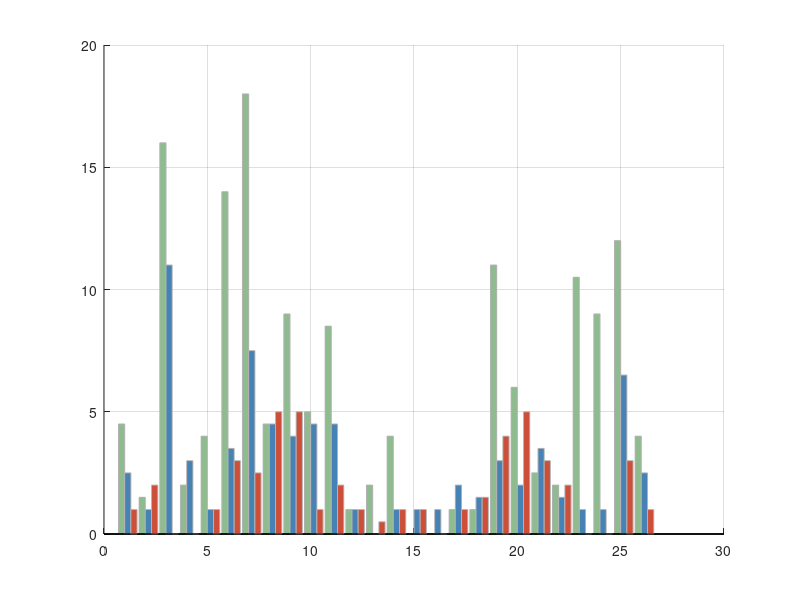

The MATLAB source for this figure: (Note: this script raises an error after producing the figure.)
% %% 方位角
% % 数据
% data = [
%     1   2.5   4.5;
%     2   1     1.5;
%     0   11    16;
%     0   3     2;
%     1   1     4;
%     3   3.5   14;
%     2.5 7.5   18;
%     5   4.5   4.5;
%     5   4     9;
%     1   4.5   5;
%     2   4.5   8.5;
%     1   1     1;
%     0.5 0     2;
%     1   1     4;
%     1   1     0;
%     0   1     0;
%     1   2     1;
%     1.5 1.5   1;
%     4   3    11;
%     5   2     6;
%     3   3.5   2.5;
%     2   1.5   2;
%     0   1    10.5;
%     0   1     9;
%     3   6.5   12;
%     1   2.5   4
% ];
% 
% % 提取三列误差数据
% method_our = data(:,1);     % 本文方法
% method_tdoa_improved = data(:,2); % 改进 TDOA
% method_tdoa_original = data(:,3); % 原始 TDOA
% 
% % 横坐标：数据点编号
% x = 1:26;  % 只显示前26个数据点
% 
% % 绘制方位角折线图
% figure;
% hold on;
% plot(x, method_our(x), '-o', 'LineWidth', 2, 'MarkerSize', 6, 'Color', [205/255, 79/255, 57/255]); % 本文方法（红色）
% plot(x, method_tdoa_improved(x), '-s', 'LineWidth', 2, 'MarkerSize', 6, 'Color', [79/255, 148/255, 205/255]); % 改进TDOA（蓝色）
% plot(x, method_tdoa_original(x), '-d', 'LineWidth', 2, 'MarkerSize', 6, 'Color', [124/255, 205/255, 124/255]); % 原始TDOA（浅绿色）
% hold off;
% 
% % 添加网格
% grid on;
% 
% % 轴标签
% xlabel('Data（1-26）');
% ylabel('Degree（°）');
% 
% % 标题
% title('Azimuth');
% 
% % 图例
% legend('Now', 'Improved TDOA', 'TDOA');
% 
% % 调整图像大小
% set(gcf, 'Position', [100, 100, 800, 500]); % 设置图像大小
% 
% % 保存为高质量图片
% saveas(gcf, 'angle_error_comparison.png');  % 保存为 PNG
% print(gcf, 'angle_error_comparison.pdf', '-dpdf', '-r300'); % 使用 print 保存为 PDF，分辨率300DPI
% 
% 
% %% 俯仰角
% % 数据
% data = [
%    8	8.5	6;
%    4.5	4	7;
%    2.5	2	8;
%    0	17	20.5;
%    2	3	6.5;
%    3	5.5	6;
%    1	1.5	0.5;
%    1	7	9.34;
%    1	5	6;
%    3.5	3.5	5.5;
%    2	5	8.5;
%    2.5	5	2;
%    1	3	8.5;
%    5	1	9.5;
%    3.5	2.5	2;
%    4	4.5	1;
%    3	5	12;
%    0.5	0.5	2.5;
%    3	4.5	3;
%    2	3	2;
%    0.5	4	8.5;
%    3	2.5	12.5;
%    1.5	5	1;
%    1	2.5	3.5;
%    2	5	7;
%    1	4.5	2.5
% ];
% 
% % 提取三列误差数据
% method_our = data(:,1);     % 本文方法
% method_tdoa_improved = data(:,2); % 改进 TDOA
% method_tdoa_original = data(:,3); % 原始 TDOA
% 
% % 横坐标：数据点编号
% x = 1:26;  % 只显示前26个数据点
% 
% % 绘制俯仰角折线图
% figure;
% hold on;
% plot(x, method_our(x), '-o', 'LineWidth', 2, 'MarkerSize', 6, 'Color', [205/255, 79/255, 57/255]); % 本文方法（红色）
% plot(x, method_tdoa_improved(x), '-s', 'LineWidth', 2, 'MarkerSize', 6, 'Color', [79/255, 148/255, 205/255]); % 改进TDOA（蓝色）
% plot(x, method_tdoa_original(x), '-d', 'LineWidth', 2, 'MarkerSize', 6, 'Color', [124/255, 205/255, 124/255]); % 原始TDOA（浅绿色）
% hold off;
% 
% % 添加网格
% grid on;
% 
% % 轴标签
% xlabel('Data（1-26）');
% ylabel('Degree（°）');
% 
% % 标题
% title('Elevation');
% 
% % 图例
% legend('Now', 'Improved TDOA', 'TDOA');
% 
% % 调整图像大小
% set(gcf, 'Position', [100, 100, 800, 500]); % 设置图像大小
% 
% % 保存为高质量图片
% saveas(gcf, 'angle_error_comparison.png');  % 保存为 PNG
% print(gcf, 'ELE_angle_error_comparison.pdf', '-dpdf', '-r300'); % 使用 print 保存为 PDF，分辨率300DPI






% %% 方位角误差对比柱状图
% % 数据
% data_azimuth = [
%     1   2.5   4.5;
%     2   1     1.5;
%     0   11    16;
%     0   3     2;
%     1   1     4;
%     3   3.5   14;
%     2.5 7.5   18;
%     5   4.5   4.5;
%     5   4     9;
%     1   4.5   5;
%     2   4.5   8.5;
%     1   1     1;
%     0.5 0     2;
%     1   1     4;
%     1   1     0;
%     0   1     0;
%     1   2     1;
%     1.5 1.5   1;
%     4   3    11;
%     5   2     6;
%     3   3.5   2.5;
%     2   1.5   2;
%     0   1    10.5;
%     0   1     9;
%     3   6.5   12;
%     1   2.5   4
% ];
% 
% % 提取误差数据
% method_our = data_azimuth(:,1);     
% method_tdoa_improved = data_azimuth(:,2); 
% method_tdoa_original = data_azimuth(:,3); 
% 
% % 横坐标：数据点编号
% x = 1:26;
% 
% % 绘制柱状图
% figure;
% hold on;
% bar(x - 0.15, method_tdoa_original, 'FaceColor', [143/255, 188/255, 143/255], 'EdgeColor', [0.7, 0.7, 0.7], 'BarWidth', 0.3);
% bar(x + 0.15, method_tdoa_improved, 'FaceColor', [70/255, 130/255, 180/255], 'EdgeColor', [0.7, 0.7, 0.7], 'BarWidth', 0.3);
% bar(x + 0.45, method_our, 'FaceColor', [205/255, 79/255, 57/255], 'EdgeColor', [0.7, 0.7, 0.7], 'BarWidth', 0.3);
% hold off;
% 
% % 添加网格
% grid on;
% ax = gca;
% ax.GridLineStyle = '--'; % 设置网格线为虚线
% 
% % 轴标签
% xlabel('Data(1-26)', 'FontName', 'Times New Roman');
% ylabel('Degree(°)', 'FontName', 'Times New Roman');
% 
% % 标题
% title('Azimuth Angle Error Comparison', 'FontName', 'Times New Roman');
% 
% % 设置横坐标刻度
% xticks(1:26);
% 
% % 图例
% legend('TDOA', 'Improved TDOA', 'Now', 'FontName', 'Times New Roman');
% 
% % 调整图像大小
% set(gcf, 'Position', [100, 100, 1800, 600]);  % 增大图像窗口
% 
% % 保存为高质量图片
% saveas(gcf, 'azimuth_angle_error_comparison_bar.png');  
% print(gcf, 'azimuth_angle_error_comparison_bar.pdf', '-dpdf', '-r300', '-bestfit');  % 使用 -bestfit 选项
% 
% 
% %% 俯仰角误差对比柱状图
% % 数据
% data_elevation = [
%    8    8.5  6;
%    4.5  4    7;
%    2.5  2    8;
%    0    17   20.5;
%    2    3    6.5;
%    3    5.5  6;
%    1    1.5  0.5;
%    1    7    9.34;
%    1    5    6;
%    3.5  3.5  5.5;
%    2    5    8.5;
%    2.5  5    2;
%    1    3    8.5;
%    5    1    9.5;
%    3.5  2.5  2;
%    4    4.5  1;
%    3    5    12;
%    0.5  0.5  2.5;
%    3    4.5  3;
%    2    3    2;
%    0.5  4    8.5;
%    3    2.5  12.5;
%    1.5  5    1;
%    1    2.5  3.5;
%    2    5    7;
%    1    4.5  2.5
% ];
% 
% % 提取误差数据
% method_our = data_elevation(:,1);     
% method_tdoa_improved = data_elevation(:,2); 
% method_tdoa_original = data_elevation(:,3); 
% 
% % 横坐标：数据点编号
% x = 1:26;
% 
% % 绘制柱状图
% figure;
% hold on;
% bar(x - 0.15, method_tdoa_original, 'FaceColor', [143/255, 188/255, 143/255], 'EdgeColor', [0.7, 0.7, 0.7], 'BarWidth', 0.3);
% bar(x + 0.15, method_tdoa_improved, 'FaceColor', [70/255, 130/255, 180/255], 'EdgeColor', [0.7, 0.7, 0.7], 'BarWidth', 0.3);
% bar(x + 0.45, method_our, 'FaceColor', [205/255, 79/255, 57/255], 'EdgeColor', [0.7, 0.7, 0.7], 'BarWidth', 0.3);
% hold off;
% 
% % 添加网格
% grid on;
% ax = gca;
% ax.GridLineStyle = '--'; % 设置网格线为虚线
% 
% % 轴标签
% xlabel('Data(1-26)', 'FontName', 'Times New Roman');
% ylabel('Degree(°)', 'FontName', 'Times New Roman');
% 
% % 标题
% title('Elevation Angle Error Comparison', 'FontName', 'Times New Roman');
% 
% % 设置横坐标刻度
% xticks(1:26);
% 
% % 图例
% legend('TDOA', 'Improved TDOA', 'Now', 'FontName', 'Times New Roman');
% 
% % 调整图像大小
% set(gcf, 'Position', [100, 100, 1800, 600]);  % 增大图像窗口
% 
% % 保存为高质量图片
% saveas(gcf, 'elevation_angle_error_comparison_bar.png');  
% print(gcf, 'elevation_angle_error_comparison_bar.pdf', '-dpdf', '-r300', '-bestfit');  % 使用 -bestfit 选项









%% 方位角误差对比柱状图
% 数据
data_azimuth = [
    1   2.5   4.5;
    2   1     1.5;
    0   11    16;
    0   3     2;
    1   1     4;
    3   3.5   14;
    2.5 7.5   18;
    5   4.5   4.5;
    5   4     9;
    1   4.5   5;
    2   4.5   8.5;
    1   1     1;
    0.5 0     2;
    1   1     4;
    1   1     0;
    0   1     0;
    1   2     1;
    1.5 1.5   1;
    4   3    11;
    5   2     6;
    3   3.5   2.5;
    2   1.5   2;
    0   1    10.5;
    0   1     9;
    3   6.5   12;
    1   2.5   4
];

% 提取误差数据
method_our = data_azimuth(:,1);     
method_tdoa_improved = data_azimuth(:,2); 
method_tdoa_original = data_azimuth(:,3); 

% 横坐标：数据点编号
x = 1:26;

% 设置柱状图的高度为零的值
method_our(method_our == 0) = NaN;
method_tdoa_improved(method_tdoa_improved == 0) = NaN;
method_tdoa_original(method_tdoa_original == 0) = NaN;

% 绘制柱状图
figure;
hold on;
bar(x - 0.15, method_tdoa_original, 'FaceColor', [143/255, 188/255, 143/255], 'EdgeColor', [0.7, 0.7, 0.7], 'BarWidth', 0.3);  % 设置更粗的柱子
bar(x + 0.15, method_tdoa_improved, 'FaceColor', [70/255, 130/255, 180/255], 'EdgeColor', [0.7, 0.7, 0.7], 'BarWidth', 0.3);  % 设置更粗的柱子
bar(x + 0.45, method_our, 'FaceColor', [205/255, 79/255, 57/255], 'EdgeColor', [0.7, 0.7, 0.7], 'BarWidth', 0.3);  % 设置更粗的柱子
hold off;

% 添加网格
grid on;
ax = gca;
ax.GridLineStyle = '--'; % 设置网格线为虚线

% 轴标签
xlabel('Data(1-26)', 'FontName', 'Times New Roman', 'FontSize', 12);
ylabel('Degree(°)', 'FontName', 'Times New Roman', 'FontSize', 12);

% 标题
title('Azimuth Angle Error Comparison', 'FontName', 'Times New Roman', 'FontSize', 12);

% 设置横坐标刻度
xticks(1:26);

% 调整纵坐标的刻度线长度
ax.XAxis.TickLength = [0.004, 0.004];  % 横坐标刻度线长度
ax.YAxis.TickLength = [0.004, 0.004];  % 纵坐标刻度线长度

% 设置纵坐标范围为0到25，步长为5
ylim([0 25]);
yticks(0:5:25);

% 图例
legend('TDOA', 'Improved TDOA', 'Now', 'FontName', 'Times New Roman', 'FontSize', 12);

% 调整图像大小，减少两边空白
set(gcf, 'Position', [100, 100, 1500, 600]);  % 减少宽度以减少空白
set(gca, 'LooseInset', get(gca, 'TightInset')); % 去除空白区域

% 保存为高质量图片
saveas(gcf, 'azimuth_angle_error_comparison_bar.png');  
print(gcf, 'azimuth_angle_error_comparison_bar.pdf', '-dpdf', '-r300', '-bestfit');  % 使用 -bestfit 选项


%% 俯仰角误差对比柱状图
% % 数据
% data_elevation = [
%    8    8.5  6;
%    4.5  4    7;
%    2.5  2    8;
%    0    17   20.5;
%    2    3    6.5;
%    3    5.5  6;
%    1    1.5  0.5;
%    1    7    9.34;
%    1    5    6;
%    3.5  3.5  5.5;
%    2    5    8.5;
%    2.5  5    2;
%    1    3    8.5;
%    5    1    9.5;
%    3.5  2.5  2;
%    4    4.5  1;
%    3    5    12;
%    0.5  0.5  2.5;
%    3    4.5  3;
%    2    3    2;
%    0.5  4    8.5;
%    3    2.5  12.5;
%    1.5  5    1;
%    1    2.5  3.5;
%    2    5    7;
%    1    4.5  2.5
% ];
% 
% % 提取误差数据
% method_our = data_elevation(:,1);     
% method_tdoa_improved = data_elevation(:,2); 
% method_tdoa_original = data_elevation(:,3); 
% 
% % 横坐标：数据点编号
% x = 1:26;
% 
% % 设置柱状图的高度为零的值
% method_our(method_our == 0) = NaN;
% method_tdoa_improved(method_tdoa_improved == 0) = NaN;
% method_tdoa_original(method_tdoa_original == 0) = NaN;
% 
% % 绘制柱状图
% figure;
% hold on;
% bar(x - 0.15, method_tdoa_original, 'FaceColor', [143/255, 188/255, 143/255], 'EdgeColor', [0.7, 0.7, 0.7], 'BarWidth', 0.3);  % 设置更粗的柱子
% bar(x + 0.15, method_tdoa_improved, 'FaceColor', [70/255, 130/255, 180/255], 'EdgeColor', [0.7, 0.7, 0.7], 'BarWidth', 0.3);  % 设置更粗的柱子
% bar(x + 0.45, method_our, 'FaceColor', [205/255, 79/255, 57/255], 'EdgeColor', [0.7, 0.7, 0.7], 'BarWidth', 0.3);  % 设置更粗的柱子
% hold off;
% 
% % 添加网格
% grid on;
% ax = gca;
% ax.GridLineStyle = '--'; % 设置网格线为虚线
% 
% % 轴标签
% xlabel('Data(1-26)', 'FontName', 'Times New Roman', 'FontSize', 12);
% ylabel('Degree(°)', 'FontName', 'Times New Roman', 'FontSize', 12);
% 
% % 标题
% title('Elevation Angle Error Comparison', 'FontName', 'Times New Roman', 'FontSize', 12);
% 
% % 设置横坐标刻度
% xticks(1:26);
% 
% % 调整纵坐标的刻度线长度
% ax.XAxis.TickLength = [0.004, 0.004];  % 横坐标刻度线长度
% ax.YAxis.TickLength = [0.004, 0.004];  % 纵坐标刻度线长度
% 
% % 设置纵坐标范围为0到25，步长为5
% ylim([0 25]);
% yticks(0:5:25);
% 
% % 图例
% legend('TDOA', 'Improved TDOA', 'Now', 'FontName', 'Times New Roman', 'FontSize', 12);
% 
% % 调整图像大小，减少两边空白
% set(gcf, 'Position', [100, 100, 1500, 600]);  % 减少宽度以减少空白
% set(gca, 'LooseInset', get(gca, 'TightInset')); % 去除空白区域
% 
% % 保存为高质量图片
% saveas(gcf, 'elevation_angle_error_comparison_bar.png');  
% print(gcf, 'elevation_angle_error_comparison_bar.pdf', '-dpdf', '-r300', '-bestfit');  % 使用 -bestfit 选项
